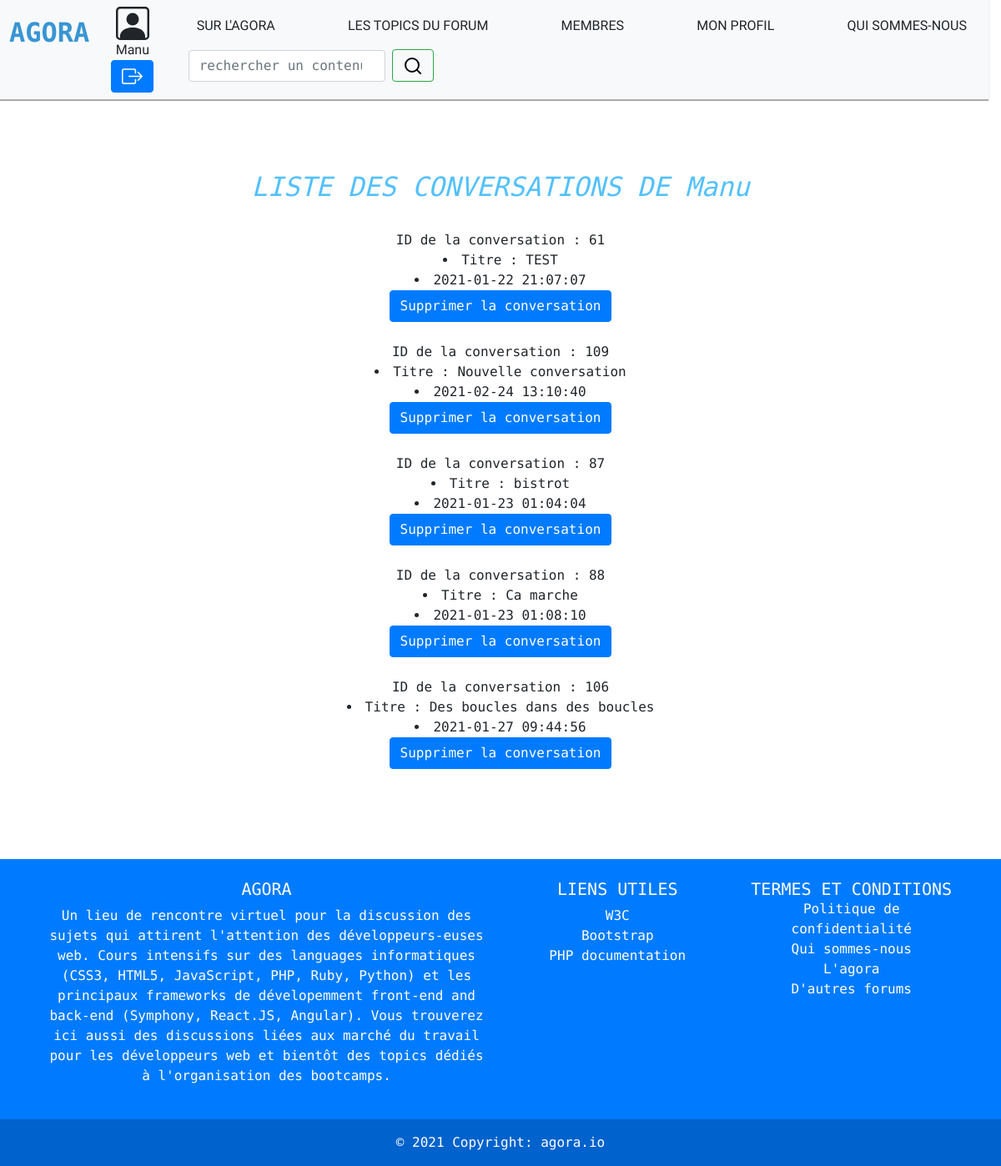
/listeconversation.php?id=1 (signed in), run on the app's committed database.
### tables this page shows
CREATE TABLE `utilisateurs` (
  `id` int(11) NOT NULL,
  `login` varchar(255) NOT NULL,
  `nom` varchar(255) NOT NULL,
  `prenom` varchar(255) NOT NULL,
  `mail` varchar(255) NOT NULL,
  `password` varchar(255) NOT NULL,
  `id_droits` int(11) NOT NULL,
  `date` timestamp NOT NULL DEFAULT CURRENT_TIMESTAMP
);

CREATE TABLE `conversations` (
  `id` int(11) NOT NULL,
  `titre` varchar(255) NOT NULL,
  `id_topic` int(11) NOT NULL,
  `id_message` int(11) NOT NULL DEFAULT '0',
  `id_utilisateur` int(11) NOT NULL,
  `date` timestamp NOT NULL DEFAULT CURRENT_TIMESTAMP
);

### listeconversation.php (the view, shortened to what this page needs)
<?php
try
{
  $bdd =new PDO('mysql:host=localhost;dbname=forum', 'root', '');
  $bdd->setAttribute(PDO::ATTR_DEFAULT_FETCH_MODE, PDO::FETCH_ASSOC);
}
  catch(PDOException $e)
  {
    die('Erreur : ' . $e->getMessage());
  }
?>
<!DOCTYPE html>
<html lang="en">
<head>
</head>
<body>
<header>
  <?php include 'header.php';?>
</header>
<main class="mainconversation"
<?php
  $getid = $_GET['id'];
  $dataquery = $bdd -> prepare("SELECT login FROM utilisateurs WHERE id='$getid'");
  $dataquery->execute();
  $result = $dataquery->fetchAll(PDO::FETCH_OBJ);
?>
<div align="center">
    <br><h2>LISTE DES CONVERSATIONS DE <?php echo $result['0']->login; ?></h2><br>
<?php
$dataquery = $bdd -> prepare("SELECT * FROM conversations WHERE id_utilisateur='$getid'");
$dataquery->execute();
$result = $dataquery->fetchAll(PDO::FETCH_OBJ);
foreach($result as $value)
  {
    echo 'ID de la conversation : '.$value->id;
    ?>
    <li>
    <?php
    echo 'Titre : '.$value->titre;
    ?>
    </li>
    <li>
    <?php
    echo $value->date;
    ?>
    </li>
    <form action="#" method="post">
    <button class='supprimer-message btn btn-primary' type='submit' id='droit'
    value='delete'>Supprimer la conversation</button>
    </form><br>
  <?php
  }
?>
</main>
<br>
<footer>
    <?php include 'footer.php';?>
</footer>
</body>
</html>

### css/style.css (style rules this page uses)
* { margin: 0; padding: 0; font-family: 'Dosis', sans-serif; box-sizing: border-box; }
body { width: 100%; display: flex; flex-direction: column; align-items: center; justify-content: space-between; }
main { width: 100%; display: flex; flex-direction: column; justify-content: space-between; align-items: center; }
.mainconversation { background-color: white; padding: 5%; }
.mainconversation h2 { color: #53C1FC; text-align: center; font-style: oblique; }

### css/headerfooter.css (style rules this page uses)
* { margin: 0; padding: 0; font-family: 'Cutive Mono', monospace; }
header { width: 100%; display: flex; flex-direction: row; justify-content: space-between; align-items: center; }
footer { width: 100%; }

### data on the page
utilisateurs: login "Manu"
conversations: id "61", titre "TEST", date "2021-01-22 21:07:07"
conversations: id "109", titre "Nouvelle conversation", date "2021-02-24 13:10:40"
conversations: id "87", titre "bistrot", date "2021-01-23 01:04:04"
conversations: id "88", titre "Ca marche", date "2021-01-23 01:08:10"
conversations: id "106", titre "Des boucles dans des boucles", date "2021-01-27 09:44:56"

### other printed values
$user['user']['login'] "Manu"
